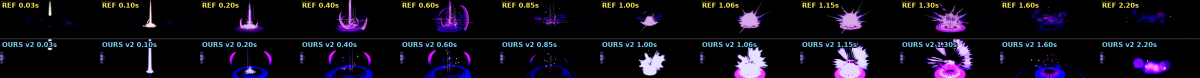
#> input picture archive/kit/examples/VoidRend/log/compare_v2.png, 3600 x 232 px (shown at 1/3 size)
$ python -i texture_quality.py   (imports and definitions only)
#> lines starting #> are read from the running program, lines starting #| are printed output that depends on the picture
#!/usr/bin/env python3
"""Offline texture QUALITY index for find_textures.py. Run once by the maintainer, output committed:

    python3 -I kit/scripts/texture_quality.py [--cache DIR] [--procs 18] [--limit N] [--out gallery/textures/quality.json]

Writes gallery/textures/quality.json = {id: {"q": 0..1, "h": 64-bit dHash hex, "f": {measured features}}}.
Needs Pillow + numpy (maintainer only: the search itself never imports numpy). Reads the cached art
(~/.vfxmith/cache/textures: <id>.png originals, <id>.thumb.png thumbnails) and the trait files.

q = clamp(0.70 + sum of the terms below, 0, 1). A term only ever explains one visible fault, so q is readable:
  from traits (texture_traits.py)
    eff        smooth (<48) 0 | low-res sprite 48-127 -0.08 | 128-255 +0.03 | 256+ +0.08 | thumb source -0.03 (uncertain)
    bg         clear 0 | black -0.05 (additive only) | dark -0.12 | faint -0.12 | card -0.30 | unmeasured -0.15
    parts      "lines" or "scatter" -0.05
    fill       hairline (<3%) -0.05 | nearly full frame (>90%) -0.05
  measured here from the image (alpha = alpha channel, or luminance when the image is opaque = black background)
    clip       share of the frame's outer 2 px ring holding art (> 15% of the peak): cut-off art. -0.25 x min(share/0.15, 1)
    pixel      blocky: the 512 px native crop is a nearest-neighbour upscale by k (2..8; pixel art, "low-res sprite").
               -0.20 x clamp((k - 1) / 3) (originals only)
    jpeg       8x8 grid seams: boundary diff / other diff (originals only). -0.15 x clamp((ratio - 1.25) / 0.5)
    dim        weak art: the 99.5th percentile of alpha x (0.3 + 0.7 luma) is under 0.55 (reads faint even at full
               opacity). -0.15 x clamp((0.55 - p) / 0.35)
    colour     black or dark-coloured art (adds little when additive): -0.10
    hard       stair-stepped cut-out: alpha is almost binary (< 4% of the art pixels are partial) on art that is
               not tiny (fill >= 8%), originals under 600 px. -0.10
    band       banded gradient: soft art with only a handful (< 24) of distinct alpha levels. -0.08
    flat       measured only (no penalty: solid fills are valid art, owner 2026-11-16): flat blob = luminance std
               inside the art < 0.04 and fill > 25%; solid silhouette = 80%+ of the art at full alpha
    cells      flipbooks: share of grid cells holding art < 0.6 -> -0.20 x (0.6 - share) / 0.6 (empty cells waste frames)
  The dHash (9x8, alpha-weighted luminance; flipbooks: mean of all cells) lets the search skip near-duplicates (Hamming <= 8).
"""
import argparse
import datetime
import json
import multiprocessing as mp
import os
import re
import time

import numpy as np
from PIL import Image

HERE = os.path.dirname(os.path.abspath(__file__))
ROOT = os.path.normpath(os.path.join(HERE, "..", ".."))
TEX = os.path.join(ROOT, "gallery", "textures")


def clamp(x, lo=0.0, hi=1.0):
    return max(lo, min(hi, x))


def load_arrays(path):
    im = Image.open(path)
#> im is the input picture: PIL image 3600x232 RGB; mean R, G, B 17.6, 13.8, 24.6
    im.load()
    if im.mode in ("P", "PA"):
        im = im.convert("RGBA")
    if im.mode in ("LA", "La"):
        im = im.convert("RGBA")
    if im.mode == "RGBA":
        a = np.asarray(im, dtype=np.float32) / 255.0
        lum = a[..., 0] * 0.3 + a[..., 1] * 0.59 + a[..., 2] * 0.11
        alpha = a[..., 3]
        if alpha.min() >= 0.98:  # opaque: black background = additive, alpha is the brightness
            alpha = lum
    else:
        a = np.asarray(im.convert("RGB"), dtype=np.float32) / 255.0
        lum = a[..., 0] * 0.3 + a[..., 1] * 0.59 + a[..., 2] * 0.11
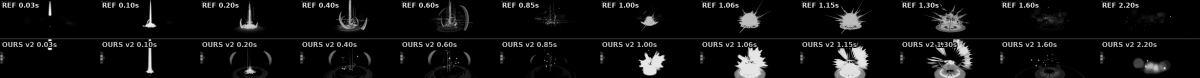
#> lum: shape (232, 3600) float32 (shown at 1/3 size); min 0, max 1, mean 0.0634
        alpha = lum
    return lum, alpha, im.size


# [201 lines left out: functions dhash, block_factor, jpeg_ratio, measure, main, not called in this run]


# [2 lines not run here, left out]

>>> result = load_arrays('../../archive/kit/examples/VoidRend/log/compare_v2.png')

$ run again, on archive/kit/examples/VoidRend/log/compare_v5.png
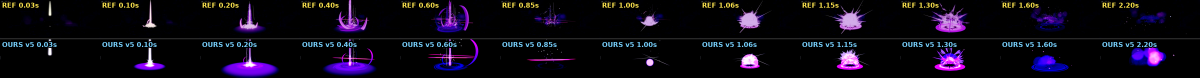
#> input picture archive/kit/examples/VoidRend/log/compare_v5.png, 3600 x 232 px (shown at 1/3 size)
#> in load_arrays, im is the input picture: PIL image 3600x232 RGB; mean R, G, B 15, 10.3, 21.7
#> in load_arrays, `lum = a[..., 0] * 0.3 + a[..., 1] * 0.59 + a[..., 2] * 0.11`:
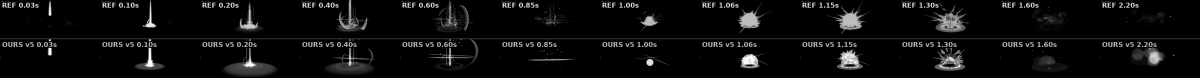
#> lum: shape (232, 3600) float32 (shown at 1/3 size); min 0, max 1, mean 0.0507
